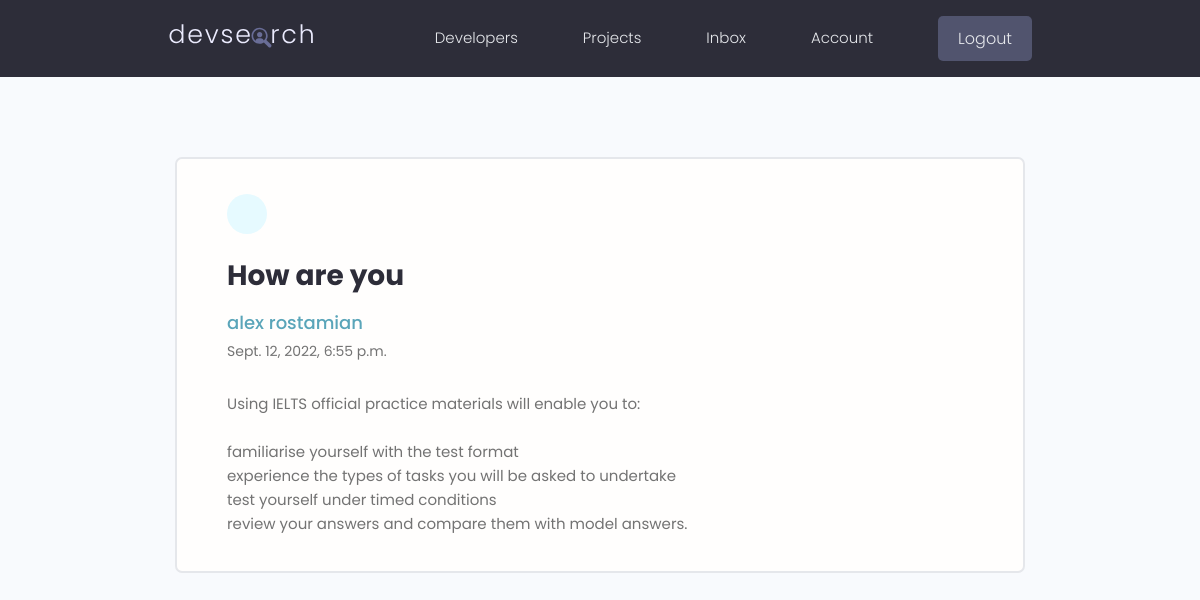
The app's page /message/164d7816-765e-4366-b72d-5cf80e03c0e2 (signed in) with its own data.
### users/models.py (models this page shows, shortened)
class Message(models.Model):
    sender=models.ForeignKey(Profiles,on_delete=models.SET_NULL,blank=True,null=True)
    recipient=models.ForeignKey(Profiles,on_delete=models.SET_NULL,blank=True,null=True,
                                 related_name='messages')
    name=models.CharField(max_length=200,null=True,blank=True)
    email=models.EmailField(max_length=200,null=True,blank=True)
    subject=models.CharField(max_length=200,null=True,blank=True)
    body=models.TextField()
    is_read=models.BooleanField(default=False,null=True)
    created=models.DateTimeField(auto_now_add=True,editable=False)
    id=models.UUIDField(default= uuid.uuid4,unique=True,
                            primary_key=True,editable=False)
    class Meta:
        ordering=['is_read', '-created']

### users/views.py (the view)
# urls.py: path('message/<str:pk>',views.viewMessage,name='message'),
@login_required(login_url='login')
def viewMessage(request,pk):
    profile=request.user.profiles
    message=profile.messages.get(id=pk)
    if message.is_read==False:
        message.is_read=True
        message.save()
    context={'message':message}
    return render(request,'users/message.html',context)

### users/templates/users/message.html (shortened to what this page needs)
{% extends 'main.html'%}
{% block content %}
  <main class="messagePage my-xl">
    <div class="content-box">
      <div class="message">
        <a class="backButton" href="{% url 'inbox'%}"></a>
        <h2 class="message__subject">{{message.subject}}</h4>
          {%if message.sender %}
            <a href="{% url 'user-profile' message.sender.id %}" class="message__author">{{message.name}}</a>
          {%else %}
            <p class="message__subject"> class="message__author">{{message.name}}</p>
          {%endif%}
          <p class="message__date">{{message.created}}</p>
          <div class="message__body">
            {{message.body|linebreaksbr}}
          </div>
      </div>
    </div>
  </main>
  {% endblock content %}

### static/styles/app.css (style rules this page uses)
:root { --color-sub: #2d2d39; }
.content-box { width: 95%; max-width: 85rem; margin: 0 auto; }
.message { padding: 2.5rem 0; }
.message > a { display: flex; gap: 1rem; }
.message__author, .message__date { flex-basis: 25%; }
.message__subject { flex-basis: 50%; }
.message__date { text-align: right; }
.messagePage .message { list-style: none; background: var(--color-white); padding: 3.5rem 5rem; border: 2px solid var(--color-light); border-radius: 0.7rem; }
.messagePage .message__subject { font-size: 2.8rem; color: var(--color-sub); margin-bottom: 1rem; margin-top: 2rem; }
.messagePage .message__author { font-size: 1.8rem; font-weight: 500; }
.messagePage .message__date { font-size: 1.4rem; font-weight: 400; text-align: left; margin-bottom: 3rem; }
.backButton { background: var(--color-main-light); color: var(--color-main); width: 4rem; height: 4rem; display: flex; align-items: center; justify-content: center; border-radius: 50%; }

### static/uikit/styles/modules/_variables.css (style rules this page uses)
:root { --color-main: #5aa5b9; --color-main-light: #e6faff; --color-sub: #3f4156; --color-sub-light: #51546e; --color-sub-lighter: #ededfd; --color-text: #737373; --color-gray: #8b8b8b; --color-light: #e5e7eb; --color-light-gray: #767676; --color-bg: #f8fafd; --color-white: #fffefd; --color-white-light: #f3f3f3; --color-success: #359e64; --color-success-bg: #def8e8; --color-error: #fc4b0b; --color-error-bg: #fff2ee; --font-base: 'Poppins', arial, helvetica, 'Segoe UI', roboto, ubuntu, sans-serif; --font-monospace: 'Fira Code', 'Courier New', courier, monospace; --font-regular: 300; --font-medium: 500; --font-bold: 700; --generic-shadow: 1px 1px 5px #00000010; --generic-transition: all 0.3s ease-in-out; }

### static/uikit/styles/modules/_base.css (style rules this page uses)
* { margin: 0; padding: 0; box-sizing: border-box; text-rendering: optimizeLegibility; color: inherit; font-size: inherit; }
html { font-size: 50%; }
@media only screen and (min-width: 480px) { html { font-size: 56.25%; } }
@media only screen and (min-width: 1200px) { html { font-size: 62.5%; } }
body { line-height: 1.6; font-weight: 400; font-size: 1.5rem; color: var(--color-text); background-color: var(--color-bg); min-height: 100vh; }

### static/uikit/styles/modules/_typography.css (style rules this page uses)
* { font-family: var(--font-base); }
h2 { font-size: 3.6rem; font-weight: var(--font-bold); }
p, span, strong { font-size: 1.6rem; color: var(--color-text); font-weight: var(--font-regular); }
a { padding-bottom: 2px; text-decoration: none; display: inline-block; color: var(--color-main); font-weight: var(--font-medium); }

### static/uikit/styles/modules/_utilities.css (style rules this page uses)
.my-xl { margin: 8rem auto; }

### records on screen
Message: subject "How are you", name "alex rostamian", created "Sept. 12, 2022, 6:55 p.m.", body "Using IELTS official practice materials will enable you to: familiarise yourself with the test format experience the types of tasks you will be asked to undertake test yourself under timed conditions review your answers and compare them with model answers."
